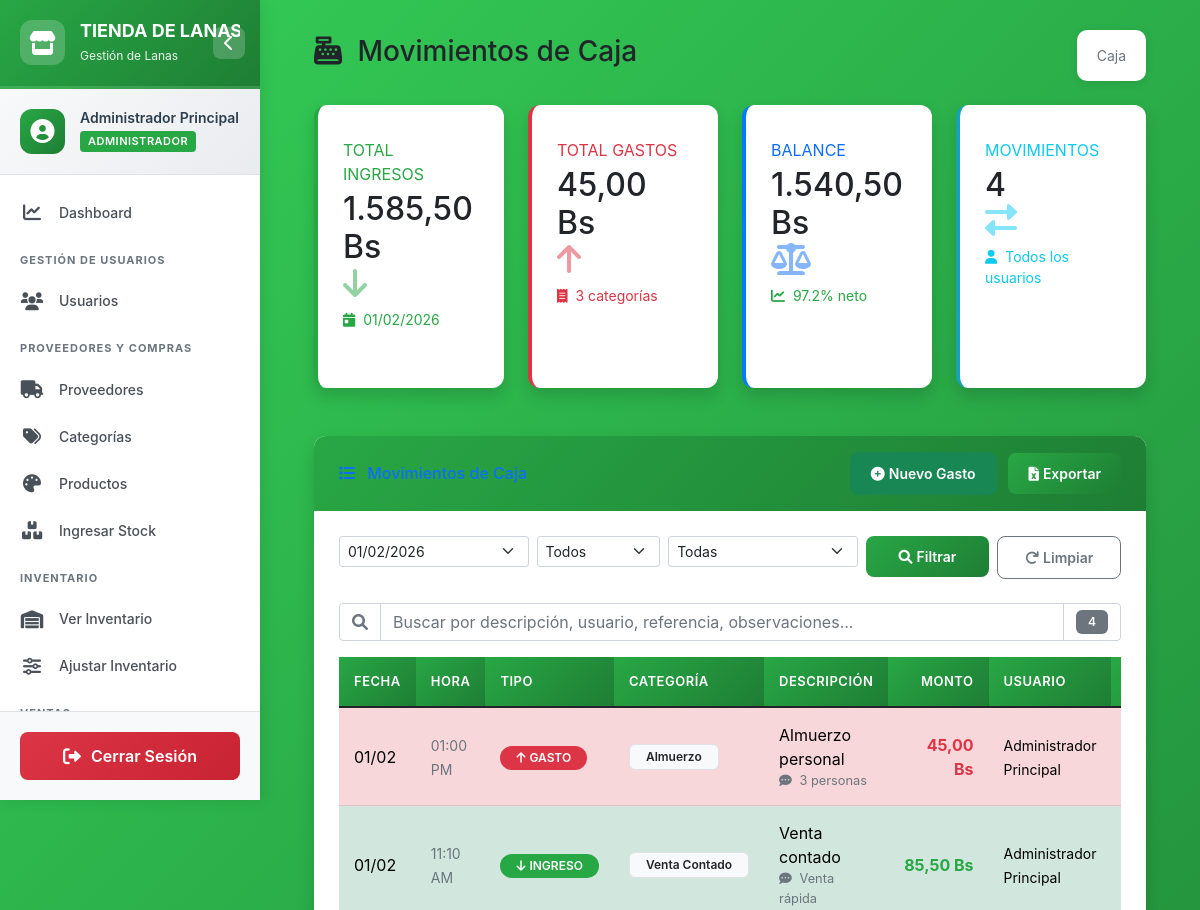
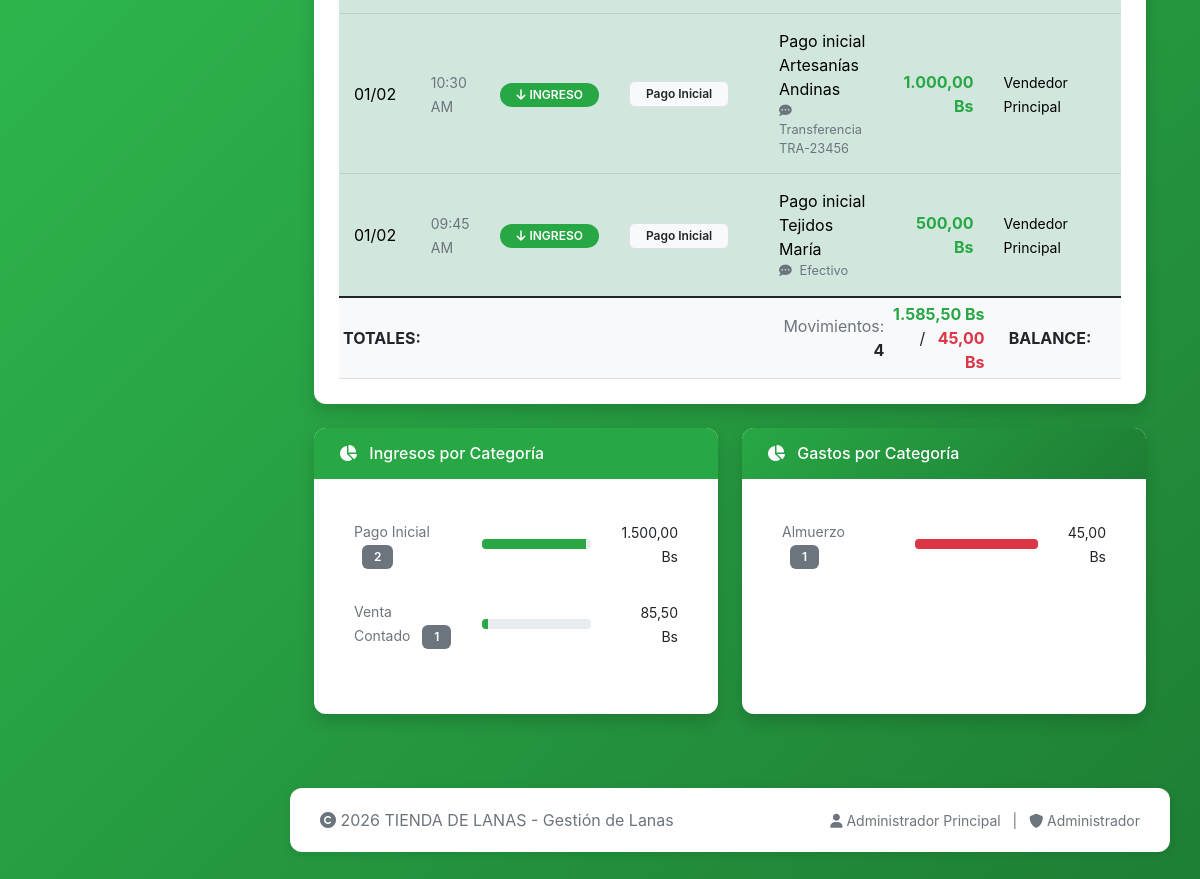
Screenshot of /movimientos_caja.php?fecha=2026-02-01 (signed in) with the database file from the repository (2 pictures, top to bottom).
### tables this page shows
CREATE TABLE movimientos_caja (
    id INT AUTO_INCREMENT PRIMARY KEY,
    tipo ENUM('ingreso', 'gasto') NOT NULL,
    categoria ENUM('venta_contado', 'pago_inicial', 'abono_cliente', 
                   'gasto_almuerzo', 'gasto_varios', 'pago_proveedor', 'otros') NOT NULL,
    monto DECIMAL(10,2) NOT NULL,
    descripcion VARCHAR(255) NOT NULL,
    referencia_venta VARCHAR(50),
    fecha DATE NOT NULL,
    hora TIME NOT NULL,
    usuario_id INT NOT NULL,
    observaciones TEXT,
    FOREIGN KEY (usuario_id) REFERENCES usuarios(id),
    INDEX idx_movimientos_fecha (fecha),
    INDEX idx_movimientos_tipo (tipo)
);

CREATE TABLE usuarios (
    id INT AUTO_INCREMENT PRIMARY KEY,
    codigo VARCHAR(20) UNIQUE NOT NULL,
    nombre VARCHAR(100) NOT NULL,
    usuario VARCHAR(50) UNIQUE NOT NULL,
    password VARCHAR(255) NOT NULL,
    rol ENUM('administrador', 'vendedor') NOT NULL,
    activo TINYINT(1) DEFAULT 1,
    telefono VARCHAR(20),
    fecha_creacion DATE DEFAULT (CURRENT_DATE),
    ultimo_login DATETIME,
    INDEX idx_usuario_activo (activo),
    INDEX idx_usuario_rol (rol)
);

### movimientos_caja.php (the view, shortened to what the rows shown need)
<?php
require_once 'config.php';
require_once 'header.php';
$filtro_fecha = isset($_GET['fecha']) && $_GET['fecha'] !== '' ? $_GET['fecha'] : date('Y-m-d');
$where_conditions = [];
$params = [];
$types = "";
if ($filtro_fecha) {
    $where_conditions[] = "mc.fecha = ?";
    $params[] = $filtro_fecha;
    $types .= "s";
}
$where_clause = !empty($where_conditions) ? "WHERE " . implode(" AND ", $where_conditions) : "";
$query_movimientos = "SELECT mc.*, u.nombre as usuario_nombre, u.codigo as usuario_codigo
                     FROM movimientos_caja mc
                     JOIN usuarios u ON mc.usuario_id = u.id
                     $where_clause
                     ORDER BY mc.fecha DESC, mc.hora DESC";
$result_movimientos = null;
if (!empty($params)) {
    $stmt = $conn->prepare($query_movimientos);
    if ($stmt) {
        $stmt->bind_param($types, ...$params);
        $stmt->execute();
        $result_movimientos = $stmt->get_result();
    }
} else {
    $result_movimientos = $conn->query($query_movimientos);
}
$categorias = [
    'venta_contado' => 'Venta Contado',
    'pago_inicial' => 'Pago Inicial',
    'abono_cliente' => 'Abono Cliente',
    'gasto_almuerzo' => 'Almuerzo',
    'gasto_varios' => 'Gastos Varios',
    'pago_proveedor' => 'Pago Proveedor',
    'otros' => 'Otros'
];
$titulo_pagina = "Movimientos de Caja";
$icono_titulo = "fas fa-cash-register";
?>
<div class="container-fluid px-4">
    <div class="d-flex justify-content-between align-items-center mb-4">
        <h1 class="h3 text-gray-800">
            <i class="<?php echo $icono_titulo; ?> me-2"></i>
            <?php echo $titulo_pagina; ?>
        </h1>
    </div>
    <div class="card shadow mb-4">
        <div class="card-body">
            <div class="table-responsive">
                <table class="table table-hover table-sm" id="tablaMovimientos" width="100%" cellspacing="0">
                    <thead class="bg-light">
                        <tr>
                            <th>Fecha</th>
                            <th>Hora</th>
                            <th>Tipo</th>
                            <th>Categoría</th>
                            <th>Descripción</th>
                            <th class="text-end">Monto</th>
                            <th>Usuario</th>
                            <th>Ref/Venta</th>
                        </tr>
                    </thead>
                    <tbody id="tbodyMovimientos">
                        <?php if ($result_movimientos && $result_movimientos->num_rows > 0): ?>
                            <?php
                            while ($movimiento = $result_movimientos->fetch_assoc()):
                            ?>
                            <tr class="movimiento-row <?php echo $movimiento['tipo'] == 'ingreso' ? 'table-success' : 'table-danger'; ?>"
                                data-id="<?php echo $movimiento['id']; ?>"
                                data-descripcion="<?php echo htmlspecialchars($movimiento['descripcion']); ?>"
                                data-usuario="<?php echo htmlspecialchars($movimiento['usuario_nombre']); ?>"
                                data-observaciones="<?php echo htmlspecialchars($movimiento['observaciones'] ?? ''); ?>"
                                data-referencia="<?php echo htmlspecialchars($movimiento['referencia_venta'] ?? ''); ?>">
                                <td class="fw-semibold">
                                    <?php echo date('d/m', strtotime($movimiento['fecha'])); ?>
                                </td>
                                <td>
                                    <small class="text-muted"><?php echo formatearHora($movimiento['hora']); ?></small>
                                </td>
                                <td>
                                    <?php if ($movimiento['tipo'] == 'ingreso'): ?>
                                        <span class="badge bg-success rounded-pill px-3">
                                            <i class="fas fa-arrow-down me-1"></i>INGRESO
                                        </span>
                                    <?php else: ?>
                                        <span class="badge bg-danger rounded-pill px-3">
                                            <i class="fas fa-arrow-up me-1"></i>GASTO
                                        </span>
                                    <?php endif; ?>
                                </td>
                                <td>
                                    <span class="badge bg-light text-dark border px-3">
                                        <?php echo $categorias[$movimiento['categoria']] ?? $movimiento['categoria']; ?>
                                    </span>
                                </td>
                                <td>
                                    <div class="fw-medium"><?php echo htmlspecialchars($movimiento['descripcion']); ?></div>
                                    <?php if (!empty($movimiento['observaciones'])): ?>
                                    <small class="text-muted d-block" style="font-size: 0.8em;">
                                        <i class="fas fa-comment-dots me-1"></i>
                                        <?php echo substr(htmlspecialchars($movimiento['observaciones']), 0, 50); ?>
                                    </small>
                                    <?php endif; ?>
                                </td>
                                <td class="text-end fw-bold <?php echo $movimiento['tipo'] == 'ingreso' ? 'text-success' : 'text-danger'; ?>">
                                    <?php echo formatearMoneda($movimiento['monto']); ?>
                                </td>
                                <td>
                                    <small><?php echo htmlspecialchars($movimiento['usuario_nombre']); ?></small>
                                </td>
                                <td>
                                </td>
                            </tr>
                            <?php endwhile; ?>
                        <?php endif; ?>
                    </tbody>
                </table>
            </div>
        </div>
    </div>
</div>
<?php
require_once 'footer.php';
?>

### rows the page displays
movimientos_caja: fecha "01/02", hora "01:00 PM", tipo "gasto" (drawn), categoria "Almuerzo", descripcion "Almuerzo personal", observaciones "3 personas", monto "45,00 Bs", usuario.nombre "Administrador Principal"
movimientos_caja: fecha "01/02", hora "11:10 AM", tipo "ingreso" (drawn), categoria "Venta Contado", descripcion "Venta contado", observaciones "Venta rápida", monto "85,50 Bs", usuario.nombre "Administrador Principal"
movimientos_caja: fecha "01/02", hora "10:30 AM", tipo "ingreso" (drawn), categoria "Pago Inicial", descripcion "Pago inicial Artesanías Andinas", observaciones "Transferencia TRA-23456", monto "1.000,00 Bs", usuario.nombre "Vendedor Principal"
movimientos_caja: fecha "01/02", hora "09:45 AM", tipo "ingreso" (drawn), categoria "Pago Inicial", descripcion "Pago inicial Tejidos María", observaciones "Efectivo", monto "500,00 Bs", usuario.nombre "Vendedor Principal"

### other values shown
EMPRESA_NOMBRE "TIENDA DE…"
SISTEMA_NOMBRE "Gestión de Lanas"
$_SESSION['usuario_nombre'] "Administrador Principal"
$_SESSION['usuario_rol'] "ADMINISTRADOR"
$titulo_pagina "Movimientos de Caja"
$item['text'] "Caja"
formatearMoneda($stats['total_ingresos'] ?? 0) "1.585,50 Bs"
formatearFecha($filtro_fecha) "01/02/2026"
formatearMoneda($stats['total_gastos'] ?? 0) "45,00 Bs"
$stats['categorias_diferentes'] "3"
formatearMoneda($balance) "1.540,50 Bs"
$porcentaje "97.2"
$stats['total_movimientos'] "4"
$result_movimientos->num_rows "4"
formatearMoneda($total_ingresos) "1.585,50 Bs"
